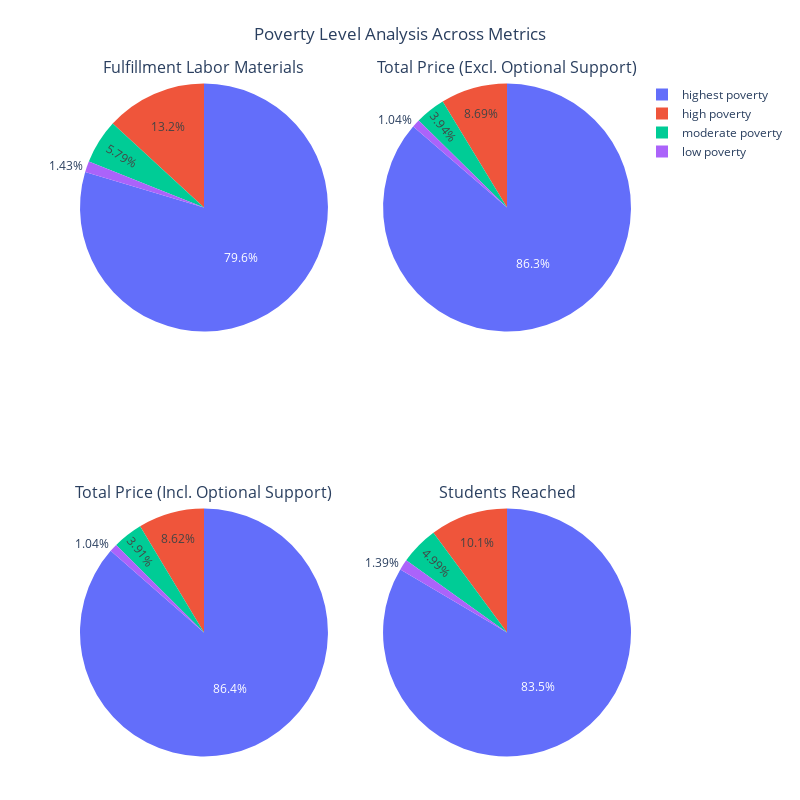

Notebook code cell kept with this figure:
### Code cell
fig = make_subplots(
    rows = 2, cols = 2,
    specs=[[{'type': 'domain'}, {'type': 'domain'}], [{'type': 'domain'}, {'type': 'domain'}]],
    subplot_titles = [
        'Fulfillment Labor Materials', 
        'Total Price (Excl. Optional Support)', 
        'Total Price (Incl. Optional Support)', 
        'Students Reached'
    ]
)

metrics = ['fulfillment_labor_materials', 'total_price_excluding_optional_support', 
           'total_price_including_optional_support', 'students_reached']

for i, metric in enumerate(metrics):
    fig.add_trace(
        go.Pie(labels = poverty_data['poverty_level'], values = poverty_data[metric]),
        row=(i // 2) + 1, col = (i % 2) + 1
    )

fig.update_layout(
    title_text='Poverty Level Analysis Across Metrics',
    title_x = 0.5,
    height = 800, width = 800,
    margin = dict(t = 80, b = 40),
    font = dict(size = 12)
)

fig.show()

### Figure 1 — Plotly figure (JSON) as saved in the notebook; plotly's stock layout.template omitted (floating-point values rounded to 4 significant figures)
{"data": [{"domain": {"x": [0, 0.45], "y": [0.625, 1]}, "labels": ["high poverty", "highest poverty", "low poverty", "moderate poverty"], "type": "pie", "values": [204702, 1237353, 22293, 89986]}, {"domain": {"x": [0.55, 1], "y": [0.625, 1]}, "labels": ["high poverty", "highest poverty", "low poverty", "moderate poverty"], "type": "pie", "values": [4463000.0, 44340000.0, 536000.0, 2024000.0]}, {"domain": {"x": [0, 0.45], "y": [0, 0.375]}, "labels": ["high poverty", "highest poverty", "low poverty", "moderate poverty"], "type": "pie", "values": [5321000.0, 53370000.0, 640500.0, 2412000.0]}, {"domain": {"x": [0.55, 1], "y": [0, 0.375]}, "labels": ["high poverty", "highest poverty", "low poverty", "moderate poverty"], "type": "pie", "values": [664150, 5477904, 90913, 327595]}], "layout": {"annotations": [{"font": {"size": 16}, "showarrow": false, "text": "Fulfillment Labor Materials", "x": 0.225, "xanchor": "center", "xref": "paper", "y": 1, "yanchor": "bottom", "yref": "paper"}, {"font": {"size": 16}, "showarrow": false, "text": "Total Price (Excl. Optional Support)", "x": 0.775, "xanchor": "center", "xref": "paper", "y": 1, "yanchor": "bottom", "yref": "paper"}, {"font": {"size": 16}, "showarrow": false, "text": "Total Price (Incl. Optional Support)", "x": 0.225, "xanchor": "center", "xref": "paper", "y": 0.375, "yanchor": "bottom", "yref": "paper"}, {"font": {"size": 16}, "showarrow": false, "text": "Students Reached", "x": 0.775, "xanchor": "center", "xref": "paper", "y": 0.375, "yanchor": "bottom", "yref": "paper"}], "font": {"size": 12}, "height": 800, "margin": {"b": 40, "t": 80}, "title": {"text": "Poverty Level Analysis Across Metrics", "x": 0.5}, "width": 800}}
